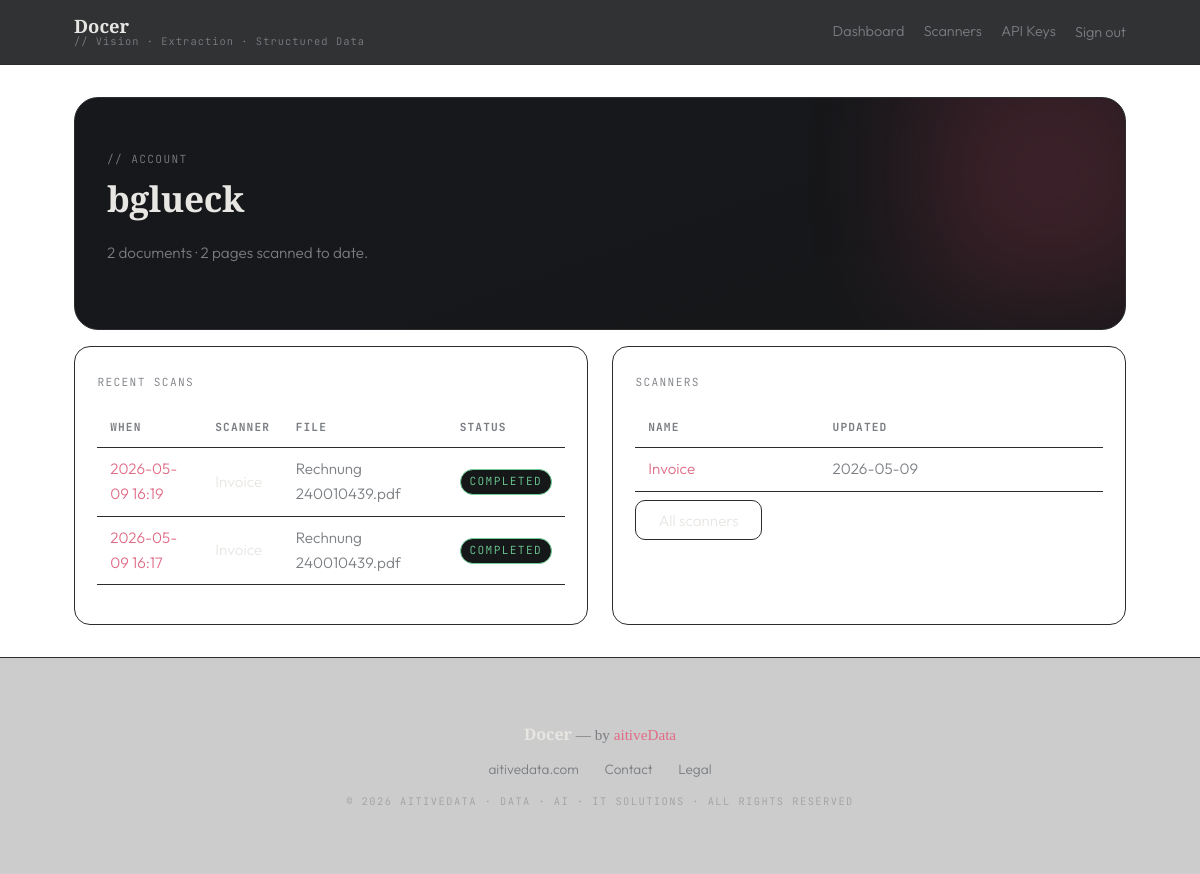
/bglueck/ (signed in), run on the app's committed database.
### apps/accounts/models.py (models this page shows, shortened)
class Account(models.Model):
    PERSONAL = "personal"
    ORG = "organization"
    KIND_CHOICES = [(PERSONAL, "Personal"), (ORG, "Organization")]
    kind = models.CharField(max_length=16, choices=KIND_CHOICES, default=PERSONAL)
    name = models.CharField(max_length=120)
    slug = models.SlugField(max_length=80, unique=True)
    created_at = models.DateTimeField(auto_now_add=True)
    pages_scanned_total = models.PositiveIntegerField(default=0)
    documents_scanned_total = models.PositiveIntegerField(default=0)

### apps/scans/models.py (models this page shows, shortened)
class Scan(models.Model):
    QUEUED = "queued"
    PREPARING = "preparing"
    EXTRACTING = "extracting"
    LOCATING = "locating"
    COMPLETED = "completed"
    FAILED = "failed"
    PARTIAL = "partial"
    STATUS_CHOICES = [
        (QUEUED, "Queued"),
        (PREPARING, "Preparing"),
        (EXTRACTING, "Extracting"),
        (LOCATING, "Locating"),
        (COMPLETED, "Completed"),
        (FAILED, "Failed"),
        (PARTIAL, "Partial"),
    ]
    TERMINAL = {COMPLETED, FAILED, PARTIAL}
    account = models.ForeignKey(Account, on_delete=models.CASCADE, related_name="scans")
    scanner = models.ForeignKey(Scanner, on_delete=models.CASCADE, related_name="scans")
    file = models.ForeignKey(StoredFile, on_delete=models.PROTECT, related_name="scans")
    status = models.CharField(max_length=16, choices=STATUS_CHOICES, default=QUEUED)
    progress_pct = models.PositiveSmallIntegerField(default=0)
    progress_message = models.CharField(max_length=200, blank=True)
    extracted_json = models.JSONField(null=True, blank=True)
    error_message = models.TextField(blank=True)
    pages_processed = models.PositiveSmallIntegerField(default=0)
    created_at = models.DateTimeField(auto_now_add=True)
    started_at = models.DateTimeField(null=True, blank=True)
    finished_at = models.DateTimeField(null=True, blank=True)
    class Meta:
        ordering = ["-created_at"]

### apps/scanners/models.py (models this page shows, shortened)
class Scanner(models.Model):
    account = models.ForeignKey(Account, on_delete=models.CASCADE, related_name="scanners")
    name = models.CharField(max_length=120)
    slug = models.SlugField(max_length=80)
    description = models.TextField(blank=True)
    priming_prompt = models.TextField(blank=True)
    language_hint = models.CharField(max_length=10, blank=True)
    model_override = models.CharField(max_length=120, blank=True)
    schema_json = models.JSONField(default=dict)
    created_at = models.DateTimeField(auto_now_add=True)
    updated_at = models.DateTimeField(auto_now=True)
    class Meta:
        constraints = [
            models.UniqueConstraint(fields=["account", "slug"], name="uniq_scanner_account_slug"),
        ]
        ordering = ["-updated_at"]

### apps/files/models.py (models this page shows, shortened)
class StoredFile(models.Model):
    account = models.ForeignKey(Account, on_delete=models.CASCADE, related_name="files")
    sha256 = models.CharField(max_length=64, db_index=True)
    mime = models.CharField(max_length=80)
    size = models.PositiveBigIntegerField()
    blob_path = models.CharField(max_length=500)
    original_name = models.CharField(max_length=255)
    page_count = models.PositiveSmallIntegerField(default=0)
    created_at = models.DateTimeField(auto_now_add=True)
    class Meta:
        constraints = [
            models.UniqueConstraint(fields=["account", "sha256"], name="uniq_file_account_sha256"),
        ]

### apps/web/views.py (the view)
# urls.py: path("<slug:account_slug>/", views.dashboard, name="dashboard"),
@login_required
def dashboard(request: HttpRequest, account_slug: str) -> HttpResponse:
    deny = _require_member(request)
    if deny:
        return deny
    account = request.account
    recent = (
        Scan.objects.filter(account=account)
        .select_related("scanner", "file")
        .order_by("-created_at")[:10]
    )
    scanners = Scanner.objects.filter(account=account).order_by("-updated_at")[:5]
    return render(
        request,
        "web/dashboard.html",
        {
            "account": account,
            "recent_scans": recent,
            "scanners": scanners,
        },
    )

### apps/web/context.py (called while the page is built)
def brand(request: HttpRequest) -> dict:
    return {
        "brand_name": "Docer",
        "brand_tagline": "// Vision · Extraction · Structured Data",
        "current_account": getattr(request, "account", None),
    }

### apps/web/views.py (called while the page is built)
def _require_member(request: HttpRequest) -> HttpResponse | None:
    if not request.user.is_authenticated:
        return redirect("auth:login")
    if request.account is None:
        return HttpResponseForbidden("Account context missing")
    if request.account_membership is None:
        return HttpResponseForbidden("Not a member of this account")
    return None

### templates/web/dashboard.html (shortened to what this page needs)
{% extends "base.html" %}
{% block content %}
<section class="hero">
  <span class="mono">// Account</span>
  <h1>{{ account.name }}</h1>
  <p class="muted">{{ account.documents_scanned_total }} documents · {{ account.pages_scanned_total }} pages scanned to date.</p>
</section>
<div class="spacer"></div>
<div class="grid-2">
  <div class="card">
    <span class="mono">Recent scans</span>
    {% if recent_scans %}
      <table class="data">
        <thead><tr><th>When</th><th>Scanner</th><th>File</th><th>Status</th></tr></thead>
        <tbody>
          {% for s in recent_scans %}
            <tr>
              <td><a href="{% url 'web:scan_detail' account_slug=account.slug scan_id=s.id %}">{{ s.created_at|date:"Y-m-d H:i" }}</a></td>
              <td>{{ s.scanner.name }}</td>
              <td class="muted">{{ s.file.original_name }}</td>
              <td><span class="pill {{ s.status }}">{{ s.status }}</span></td>
            </tr>
          {% endfor %}
        </tbody>
      </table>
    {% else %}
      <p class="muted">No scans yet.</p>
    {% endif %}
  </div>
  <div class="card">
    <span class="mono">Scanners</span>
    {% if scanners %}
      <table class="data">
        <thead><tr><th>Name</th><th>Updated</th></tr></thead>
        <tbody>
          {% for sc in scanners %}
            <tr>
              <td><a href="{% url 'web:scanner_detail' account_slug=account.slug scanner_slug=sc.slug %}">{{ sc.name }}</a></td>
              <td class="muted">{{ sc.updated_at|date:"Y-m-d" }}</td>
            </tr>
          {% endfor %}
        </tbody>
      </table>
      <p><a class="btn-ghost" href="{% url 'web:scanner_list' account_slug=account.slug %}">All scanners</a></p>
    {% else %}
      <p class="muted">No scanners yet.</p>
      <p><a class="btn-primary" href="{% url 'web:scanner_create' account_slug=account.slug %}">Create your first scanner</a></p>
    {% endif %}
  </div>
</div>
{% endblock %}

### templates/base.html (shortened to what this page needs)
{% load static %}
<!doctype html>
<html lang="en">
<head>
  <link rel="stylesheet" href="{% static 'css/theme.css' %}">
</head>
<body>
  <header class="site-header">
    <div class="container site-header-inner">
      <a class="brand" href="/">
        <span class="brand-name">{{ brand_name }}</span>
        <span class="brand-tagline">{{ brand_tagline }}</span>
      </a>
      <nav class="primary-nav">
        {% if user.is_authenticated %}
          {% if current_account %}
            <a href="/{{ current_account.slug }}/">Dashboard</a>
            <a href="/{{ current_account.slug }}/scanners/">Scanners</a>
            <a href="/{{ current_account.slug }}/settings/api-keys">API Keys</a>
          {% endif %}
          <form method="post" action="{% url 'auth:logout' %}" class="inline-form">{% csrf_token %}<button class="link-button" type="submit">Sign out</button></form>
        {% else %}
          <a href="{% url 'auth:login' %}">Sign in</a>
          <a class="btn-primary" href="{% url 'auth:signup' %}">Sign up</a>
        {% endif %}
      </nav>
    </div>
  </header>
  <main class="container">
    {% block content %}{% endblock %}
  </main>
  <footer class="site-footer">
    <div class="container site-footer-inner">
      <div class="footer-mark">
        <span class="brand-name">{{ brand_name }}</span>
        <span class="muted"> — by </span>
        <a class="footer-company" href="https://aitivedata.com" target="_blank" rel="noopener">aitiveData</a>
      </div>
      <nav class="footer-nav">
        <a href="https://aitivedata.com" target="_blank" rel="noopener">aitivedata.com</a>
        <a href="https://aitivedata.com#contact" target="_blank" rel="noopener">Contact</a>
        <a href="https://aitivedata.com#legal" target="_blank" rel="noopener">Legal</a>
      </nav>
      <p class="footer-legal mono">© {% now "Y" %} aitiveData · Data · AI · IT Solutions · All rights reserved</p>
    </div>
  </footer>
</body>
</html>

### static/css/theme.css (style rules this page uses)
:root { --bg: #0E0F11; --surface: #161719; --surface-warm: #17181B; --border: #2A2C2F; --text: #E8E6E3; --muted: #7A7D82; --accent: #D64B6A; --accent-light: #E06B86; --accent-glow: rgba(214, 75, 106, 0.25); --accent-dim: rgba(214, 75, 106, 0.08); --error: #F25D78; --success: #6FCF97; --radius-sm: 10px; --radius-md: 16px; --radius-lg: 24px; }
* { box-sizing: border-box; }
html, body { margin: 0; padding: 0; }
body { background: var(--bg) radial-gradient(circle at 25% 15%, var(--accent-dim), transparent 40%) radial-gradient(circle at 75% 85%, var(--accent-dim), transparent 40%); color: var(--text); font-family: 'Outfit', system-ui, -apple-system, sans-serif; font-weight: 300; font-size: 0.95rem; line-height: 1.6; min-height: 100vh; display: flex; flex-direction: column; }
.container { width: 100%; max-width: 1100px; margin: 0 auto; padding: 2rem 1.5rem; }
h1, h2, h3, h4 { font-family: 'Libre Baskerville', serif; font-weight: 700; letter-spacing: -0.01em; margin: 0 0 0.6rem 0; }
h1 { font-size: 2.2rem; }
.mono, .label, .pill, .uppercase-label { font-family: 'JetBrains Mono', ui-monospace, monospace; font-size: 0.7rem; letter-spacing: 0.12em; text-transform: uppercase; color: var(--muted); }
a { color: var(--accent-light); text-decoration: none; }
.site-header { position: sticky; top: 0; background: rgba(14, 15, 17, 0.85); backdrop-filter: blur(16px); border-bottom: 1px solid var(--border); z-index: 50; }
.site-header-inner { display: flex; align-items: center; justify-content: space-between; padding: 1rem 1.5rem; }
.brand { display: flex; flex-direction: column; line-height: 1.1; color: var(--text); }
.brand-name { font-family: 'Libre Baskerville', serif; font-weight: 700; font-size: 1.15rem; }
.brand-name::after { content: ''; }
.brand-tagline { font-family: 'JetBrains Mono', monospace; font-size: 0.65rem; color: var(--muted); letter-spacing: 0.1em; }
.primary-nav { display: flex; gap: 1.2rem; align-items: center; }
.primary-nav a, .primary-nav .link-button { color: var(--muted); font-size: 0.9rem; }
.inline-form { display: inline; margin: 0; padding: 0; }
.link-button { background: none; border: 0; cursor: pointer; padding: 0; font: inherit; }
.btn-ghost { background: transparent; color: var(--text); border: 1px solid var(--border); border-radius: var(--radius-sm); padding: 0.6rem 1.4rem; cursor: pointer; font-family: 'Outfit', sans-serif; }
.card, .panel { background: rgba(255, 255, 255, 0.03); border: 1px solid var(--border); border-radius: var(--radius-md); padding: 1.4rem; backdrop-filter: blur(12px); }
.hero { background: linear-gradient(160deg, var(--surface-warm), var(--surface)); border: 1px solid var(--border); border-radius: var(--radius-lg); padding: 3rem 2rem; position: relative; overflow: hidden; }
.hero::after { content: ''; position: absolute; top: -50px; right: -50px; width: 250px; height: 250px; background: var(--accent); opacity: 0.2; filter: blur(60px); pointer-events: none; }
.site-footer { border-top: 1px solid var(--border); margin-top: auto; padding: 2rem 0; background: rgba(0,0,0,0.2); }
.site-footer-inner { display: flex; flex-direction: column; align-items: center; gap: 0.75rem; text-align: center; }
.footer-mark { font-family: 'Libre Baskerville', serif; font-size: 0.95rem; }
.footer-mark .brand-name { font-size: 1rem; }
.footer-company { color: var(--accent-light); }
.footer-nav { display: flex; gap: 1.6rem; flex-wrap: wrap; justify-content: center; }
.footer-nav a { color: var(--muted); font-size: 0.85rem; }
.footer-legal { color: var(--muted); opacity: 0.55; font-size: 0.65rem; letter-spacing: 0.14em; text-transform: uppercase; margin: 0; }
table.data { width: 100%; border-collapse: collapse; margin: 1rem 0; }
table.data th, table.data td { text-align: left; padding: 0.6rem 0.8rem; border-bottom: 1px solid var(--border); }
table.data th { font-family: 'JetBrains Mono', monospace; font-size: 0.7rem; letter-spacing: 0.1em; text-transform: uppercase; color: var(--muted); }
.muted { color: var(--muted); }
.spacer { height: 1rem; }
.grid-2 { display: grid; grid-template-columns: 1fr 1fr; gap: 1.5rem; }
.pill { display: inline-block; padding: 0.18rem 0.55rem; border-radius: 999px; border: 1px solid var(--border); background: var(--surface); color: var(--muted); }
.pill.completed { color: var(--success); border-color: var(--success); }

### data on the page
Account: name "bglueck", documents_scanned_total "2", pages_scanned_total "2"
Scan: created_at "2026-05-09 16:19", scanner.name "Invoice", file.original_name "Rechnung 240010439.pdf", status "COMPLETED"
Scan: created_at "2026-05-09 16:17", scanner.name "Invoice", file.original_name "Rechnung 240010439.pdf", status "COMPLETED"
Scanner: name "Invoice", updated_at "2026-05-09"

### other printed values
{{ brand_name }} "Docer"
{{ brand_tagline }} "// Vision · Extraction · Structured Data"
